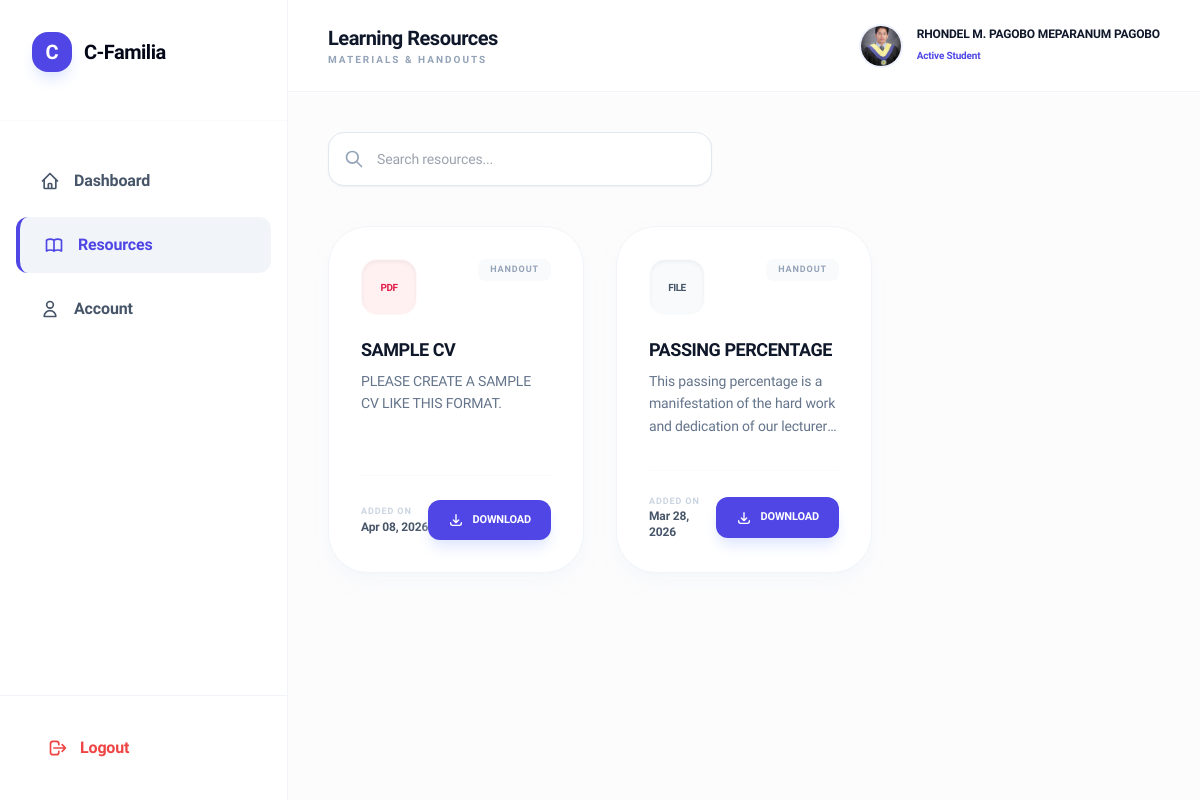
Before: /student_resources.php (signed in) with the older database file.
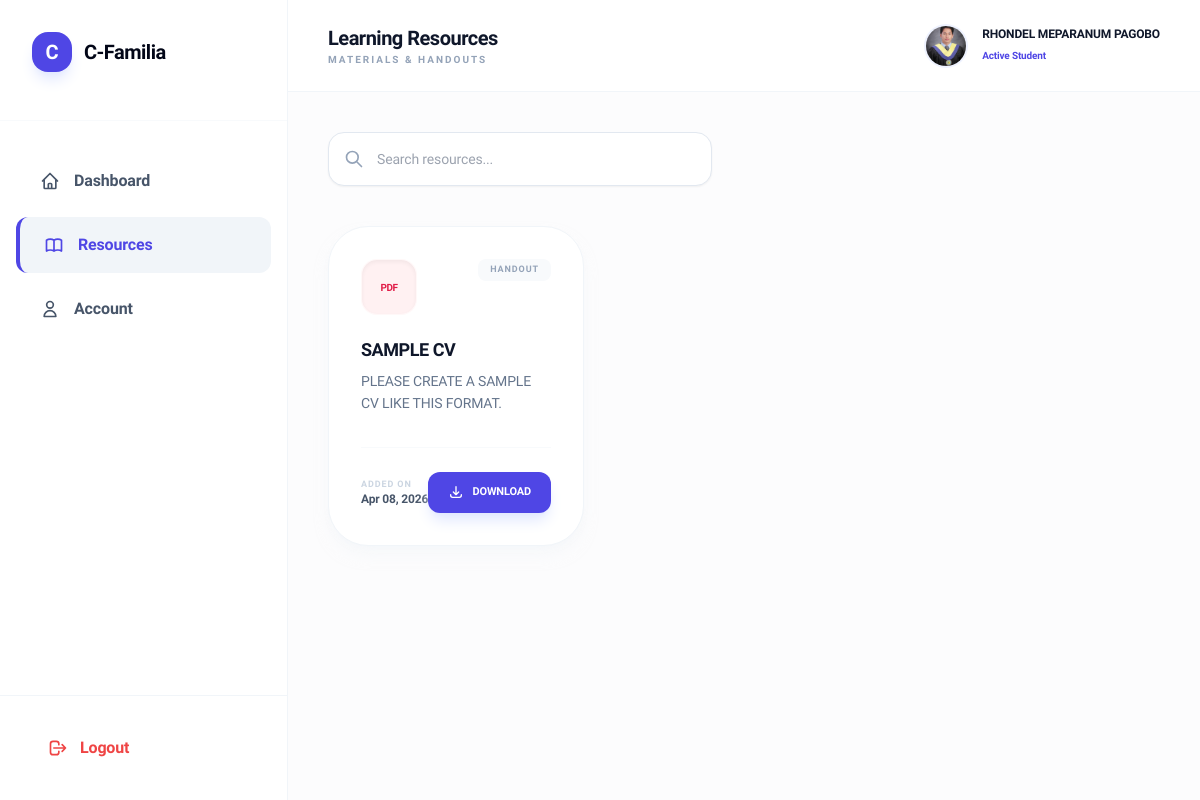
After: the same page with the newer database file.
### tables this page shows
CREATE TABLE `users` (
  `id` int(11) NOT NULL,
  `firstname` varchar(100) NOT NULL,
  `middlename` varchar(100) NOT NULL,
  `lastname` varchar(100) NOT NULL,
  `email` varchar(100) NOT NULL,
  `password` varchar(255) NOT NULL,
  `role` enum('admin','student') DEFAULT 'student',
  `profile_pic` varchar(255) DEFAULT NULL,
  `created_at` timestamp NOT NULL DEFAULT current_timestamp()
);

CREATE TABLE `posts` (
  `id` int(11) NOT NULL,
  `title` varchar(255) NOT NULL,
  `content` text NOT NULL,
  `author` varchar(100) DEFAULT 'Admin',
  `file_path` varchar(255) DEFAULT NULL,
  `created_at` datetime DEFAULT current_timestamp()
);

### student_resources.php (the view, shortened to what the changed rows need)
<?php
include 'db.php';
$user_id = $_SESSION['user_id'];
$user_query = mysqli_query($conn, "SELECT * FROM users WHERE id = '$user_id'");
$user = mysqli_fetch_assoc($user_query);
function getFileStyle($filename) {
    $ext = pathinfo($filename, PATHINFO_EXTENSION);
    switch (strtolower($ext)) {
        case 'pdf': return ['label' => 'PDF', 'bg' => 'bg-rose-50', 'text' => 'text-rose-600', 'border' => 'hover:border-rose-200'];
        default: return ['label' => 'FILE', 'bg' => 'bg-slate-50', 'text' => 'text-slate-600', 'border' => 'hover:border-slate-200'];
    }
}
?>
<!DOCTYPE html>
<html lang="en">
<head>
    <script src="https://cdn.tailwindcss.com"></script>
</head>
<body class="bg-[#fcfcfd] text-slate-900">
    <div class="flex min-h-screen">
        <main class="flex-1 min-w-0">
            <header class="bg-white/95 backdrop-blur-sm border-b border-slate-100 px-10 py-6 flex justify-between items-center sticky top-0 z-40">
                <div>
                    <h2 class="text-xl font-black text-slate-900 tracking-tight">Learning Resources</h2>
                </div>
                <div class="flex items-center gap-4">
                    <img src="<?= $user['profile_pic'] ? 'uploads/profiles/'.$user['profile_pic'] : 'https://ui-avatars.com/api/?name='.urlencode($user['firstname'].' '.$user['lastname']).'&background=4f46e5&color=fff' ?>"
                         class="w-10 h-10 rounded-full object-cover ring-2 ring-indigo-50">
                    <div>
                        <span class="text-xs font-bold text-slate-900 block"><?= $user['firstname'] ?> <?= $user['middlename'] ?> <?= $user['lastname'] ?></span>
                        <span class="text-[10px] font-semibold text-indigo-600">Active Student</span>
                    </div>
                </div>
            </header>
            <div class="p-10 max-w-7xl mx-auto space-y-10">
                <div class="grid grid-cols-1 md:grid-cols-2 lg:grid-cols-3 gap-8">
                    <?php
                    $resources_query = mysqli_query($conn, "SELECT * FROM posts ORDER BY created_at DESC");
                    if(mysqli_num_rows($resources_query) > 0):
                        while($res = mysqli_fetch_assoc($resources_query)):
                            $style = getFileStyle($res['file_path'] ?? '');
                    ?>
                    <div class="bg-white p-8 rounded-[2.5rem] border border-slate-100 shadow-lg shadow-slate-100/50 resource-card flex flex-col <?= $style['border'] ?>">
                        <div class="flex justify-between items-start mb-6">
                            <div class="w-14 h-14 <?= $style['bg'] ?> <?= $style['text'] ?> rounded-2xl flex items-center justify-center text-[10px] font-black tracking-tighter border border-white/50 shadow-inner">
                                <?= $style['label'] ?>
                            </div>
                            <span class="px-3 py-1 bg-slate-50 text-slate-400 text-[9px] font-black rounded-lg uppercase tracking-widest">Handout</span>
                        </div>
                        <h4 class="font-black text-slate-900 mb-2 text-lg leading-tight tracking-tight"><?= $res['title'] ?></h4>
                        <p class="text-sm text-slate-500 mb-8 line-clamp-3 leading-relaxed"><?= $res['content'] ?></p>
                        <div class="mt-auto pt-6 border-t border-slate-50 flex items-center justify-between">
                            <div class="flex flex-col">
                                <span class="text-[9px] font-black uppercase text-slate-300 tracking-widest">Added on</span>
                                <span class="text-xs font-bold text-slate-600"><?= date('M d, Y', strtotime($res['created_at'])) ?></span>
                            </div>
                            <?php if($res['file_path']): ?>
                                <a href="uploads/resources/<?= $res['file_path'] ?>" download
                                   class="px-5 py-3 bg-indigo-600 text-white text-[11px] font-black rounded-xl hover:bg-slate-950 transition-all flex items-center gap-2 shadow-lg shadow-indigo-100">
                                    <svg class="w-4 h-4" fill="none" stroke="currentColor" viewBox="0 0 24 24"><path stroke-linecap="round" stroke-linejoin="round" stroke-width="2" d="M4 16v1a3 3 0 003 3h10a3 3 0 003-3v-1m-4-4l-4 4m0 0l-4-4m4 4V4"/></svg>
                                    DOWNLOAD
                                </a>
                            <?php else: ?>
                                <span class="text-[10px] font-bold text-slate-300 italic">No file attached</span>
                            <?php endif; ?>
                        </div>
                    </div>
                    <?php
                        endwhile;
                    endif; ?>
                </div>
            </div>
        </main>
    </div>
</body>
</html>

Changed rows visible on the page:
removed posts: file_path "FILE", title "PASSING PERCENTAGE", content "This passing percentage is a manifestation of the hard work and dedication of our…", created_at "Mar 28, 2026"
changed users "MEPARANUM": firstname "RHONDEL M. PAGOBO" → "RHONDEL"
